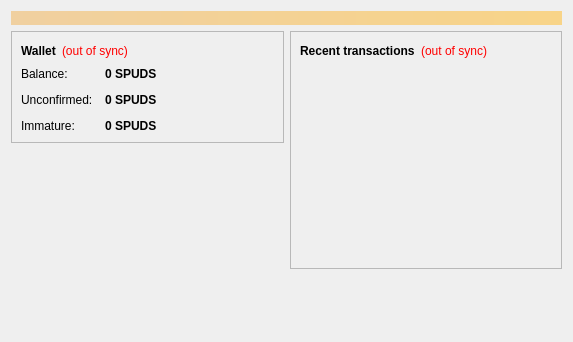
<?xml version="1.0" encoding="UTF-8"?>
<ui version="4.0">
 <class>OverviewPage</class>
 <widget class="QWidget" name="OverviewPage">
  <property name="geometry">
   <rect>
    <x>0</x>
    <y>0</y>
    <width>573</width>
    <height>342</height>
   </rect>
  </property>
  <property name="windowTitle">
   <string>Form</string>
  </property>
  <layout class="QVBoxLayout" name="topLayout">
   <item>
    <widget class="QLabel" name="labelAlerts">
     <property name="visible">
      <bool>false</bool>
     </property>
     <property name="styleSheet">
      <string notr="true">background-color: qlineargradient(x1: 0, y1: 0, x2: 1, y2: 0, stop:0 #F0D0A0, stop:1 #F8D488); color:#000000;</string>
     </property>
     <property name="wordWrap">
      <bool>true</bool>
     </property>
     <property name="margin">
      <number>3</number>
     </property>
    </widget>
   </item>
   <item>
    <layout class="QHBoxLayout" name="horizontalLayout" stretch="1,1">
     <item>
      <layout class="QVBoxLayout" name="verticalLayout_2">
       <item>
        <widget class="QFrame" name="frame">
         <property name="frameShape">
          <enum>QFrame::StyledPanel</enum>
         </property>
         <property name="frameShadow">
          <enum>QFrame::Raised</enum>
         </property>
         <layout class="QVBoxLayout" name="verticalLayout_4">
          <item>
           <layout class="QHBoxLayout" name="horizontalLayout_4">
            <item>
             <widget class="QLabel" name="label_5">
              <property name="font">
               <font>
                <weight>75</weight>
                <bold>true</bold>
               </font>
              </property>
              <property name="text">
               <string>Wallet</string>
              </property>
             </widget>
            </item>
            <item>
             <widget class="QLabel" name="labelWalletStatus">
              <property name="toolTip">
               <string>The displayed information may be out of date. Your wallet automatically synchronizes with the potatocoin network after a connection is established, but this process has not completed yet.</string>
              </property>
              <property name="styleSheet">
               <string notr="true">QLabel { color: red; }</string>
              </property>
              <property name="text">
               <string notr="true">(out of sync)</string>
              </property>
              <property name="alignment">
               <set>Qt::AlignLeading|Qt::AlignLeft|Qt::AlignVCenter</set>
              </property>
             </widget>
            </item>
            <item>
             <spacer name="horizontalSpacer_2">
              <property name="orientation">
               <enum>Qt::Horizontal</enum>
              </property>
              <property name="sizeHint" stdset="0">
               <size>
                <width>40</width>
                <height>20</height>
               </size>
              </property>
             </spacer>
            </item>
           </layout>
          </item>
          <item>
           <layout class="QFormLayout" name="formLayout_2">
            <property name="fieldGrowthPolicy">
             <enum>QFormLayout::AllNonFixedFieldsGrow</enum>
            </property>
            <property name="horizontalSpacing">
             <number>12</number>
            </property>
            <property name="verticalSpacing">
             <number>12</number>
            </property>
            <item row="0" column="0">
             <widget class="QLabel" name="label">
              <property name="text">
               <string>Balance:</string>
              </property>
             </widget>
            </item>
            <item row="0" column="1">
             <widget class="QLabel" name="labelBalance">
              <property name="font">
               <font>
                <weight>75</weight>
                <bold>true</bold>
               </font>
              </property>
              <property name="cursor">
               <cursorShape>IBeamCursor</cursorShape>
              </property>
              <property name="toolTip">
               <string>Your current balance</string>
              </property>
              <property name="text">
               <string notr="true">0 SPUDS</string>
              </property>
              <property name="textInteractionFlags">
               <set>Qt::LinksAccessibleByMouse|Qt::TextSelectableByKeyboard|Qt::TextSelectableByMouse</set>
              </property>
             </widget>
            </item>
            <item row="1" column="0">
             <widget class="QLabel" name="label_3">
              <property name="text">
               <string>Unconfirmed:</string>
              </property>
             </widget>
            </item>
            <item row="1" column="1">
             <widget class="QLabel" name="labelUnconfirmed">
              <property name="font">
               <font>
                <weight>75</weight>
                <bold>true</bold>
               </font>
              </property>
              <property name="cursor">
               <cursorShape>IBeamCursor</cursorShape>
              </property>
              <property name="toolTip">
               <string>Total of transactions that have yet to be confirmed, and do not yet count toward the current balance</string>
              </property>
              <property name="text">
               <string notr="true">0 SPUDS</string>
              </property>
              <property name="textInteractionFlags">
               <set>Qt::LinksAccessibleByMouse|Qt::TextSelectableByKeyboard|Qt::TextSelectableByMouse</set>
              </property>
             </widget>
            </item>
            <item row="2" column="0">
             <widget class="QLabel" name="labelImmatureText">
              <property name="text">
               <string>Immature:</string>
              </property>
             </widget>
            </item>
            <item row="2" column="1">
             <widget class="QLabel" name="labelImmature">
              <property name="font">
               <font>
                <weight>75</weight>
                <bold>true</bold>
               </font>
              </property>
              <property name="toolTip">
               <string>Mined balance that has not yet matured</string>
              </property>
              <property name="text">
               <string notr="true">0 SPUDS</string>
              </property>
              <property name="textInteractionFlags">
               <set>Qt::LinksAccessibleByMouse|Qt::TextSelectableByKeyboard|Qt::TextSelectableByMouse</set>
              </property>
             </widget>
            </item>
           </layout>
          </item>
         </layout>
        </widget>
       </item>
       <item>
        <spacer name="verticalSpacer">
         <property name="orientation">
          <enum>Qt::Vertical</enum>
         </property>
         <property name="sizeHint" stdset="0">
          <size>
           <width>20</width>
           <height>40</height>
          </size>
         </property>
        </spacer>
       </item>
      </layout>
     </item>
     <item>
      <layout class="QVBoxLayout" name="verticalLayout_3">
       <item>
        <widget class="QFrame" name="frame_2">
         <property name="frameShape">
          <enum>QFrame::StyledPanel</enum>
         </property>
         <property name="frameShadow">
          <enum>QFrame::Raised</enum>
         </property>
         <layout class="QVBoxLayout" name="verticalLayout">
          <item>
           <layout class="QHBoxLayout" name="horizontalLayout_2">
            <item>
             <widget class="QLabel" name="label_4">
              <property name="text">
               <string>&lt;b&gt;Recent transactions&lt;/b&gt;</string>
              </property>
             </widget>
            </item>
            <item>
             <widget class="QLabel" name="labelTransactionsStatus">
              <property name="toolTip">
               <string>The displayed information may be out of date. Your wallet automatically synchronizes with the potatocoin network after a connection is established, but this process has not completed yet.</string>
              </property>
              <property name="styleSheet">
               <string notr="true">QLabel { color: red; }</string>
              </property>
              <property name="text">
               <string notr="true">(out of sync)</string>
              </property>
              <property name="alignment">
               <set>Qt::AlignRight|Qt::AlignTrailing|Qt::AlignVCenter</set>
              </property>
             </widget>
            </item>
            <item>
             <spacer name="horizontalSpacer">
              <property name="orientation">
               <enum>Qt::Horizontal</enum>
              </property>
              <property name="sizeHint" stdset="0">
               <size>
                <width>40</width>
                <height>20</height>
               </size>
              </property>
             </spacer>
            </item>
           </layout>
          </item>
          <item>
           <widget class="QListView" name="listTransactions">
            <property name="styleSheet">
             <string notr="true">QListView { background: transparent; }</string>
            </property>
            <property name="frameShape">
             <enum>QFrame::NoFrame</enum>
            </property>
            <property name="verticalScrollBarPolicy">
             <enum>Qt::ScrollBarAlwaysOff</enum>
            </property>
            <property name="horizontalScrollBarPolicy">
             <enum>Qt::ScrollBarAlwaysOff</enum>
            </property>
            <property name="selectionMode">
             <enum>QAbstractItemView::NoSelection</enum>
            </property>
           </widget>
          </item>
         </layout>
        </widget>
       </item>
       <item>
        <spacer name="verticalSpacer_2">
         <property name="orientation">
          <enum>Qt::Vertical</enum>
         </property>
         <property name="sizeHint" stdset="0">
          <size>
           <width>20</width>
           <height>40</height>
          </size>
         </property>
        </spacer>
       </item>
      </layout>
     </item>
    </layout>
   </item>
  </layout>
 </widget>
 <resources/>
 <connections/>
</ui>
